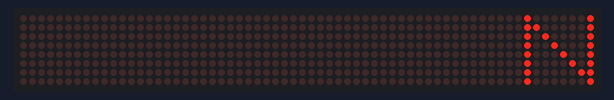
A sketch run on a simulated Arduino Uno, built with avr-gcc and run on an emulated ATmega328P. On the bench: 64×8 LED matrix.

Above: at 0.1 s.
At 1.1 s:
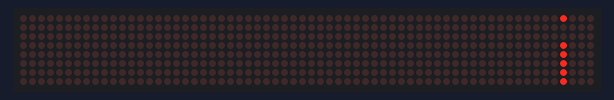
At 2.1 s:
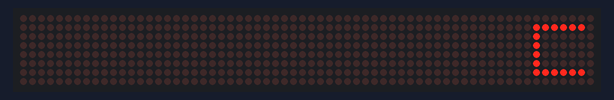
At 3.1 s:
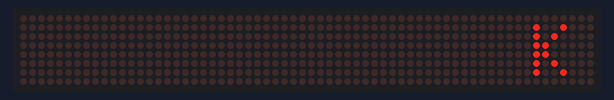

Measured:
- by itself, everything shown: repeats every 4.0 s, in 4 steps
- what the display in image 1 shows lasts 1.0 s, from 1.0 s to 2.0 s

The sketch:

Project_Task3.ino
```cpp
#include <LedControl.h>

int DIN = 12;
int CS= 11;
int CLK = 10;
LedControl lc=LedControl(DIN,CLK,CS,0);

void setup()
{
  lc.shutdown(0,false);
  lc.setIntensity(0,15);
  lc.clearDisplay(0);
}
void loop(){
  byte n[8]= {0x81,0xc1,0xa1,0x91,0x89,0x85,0x83,0x81};
  byte i[8]= {0x08,0x00,0x00,0x08,0x08,0x08,0x08,0x08};
  byte c[8]= {0x00,0x7e,0x40,0x40,0x40,0x40,0x7e,0x00};
  byte k[8]= {0x00,0x48,0x50,0x60,0x60,0x50,0x48,0x00};
  printByte(n);
  delay(1000);
  printByte(i);
  delay(1000);
  printByte(c);
  delay(1000);
  printByte(k);
  delay(1000);
}
void printEduc8s(){}

void printByte(byte character [])
{
  int i = 0;
  for(i=0;i<8;i++)
  {
    lc.setRow(0,i,character[i]);
  }
}
```
